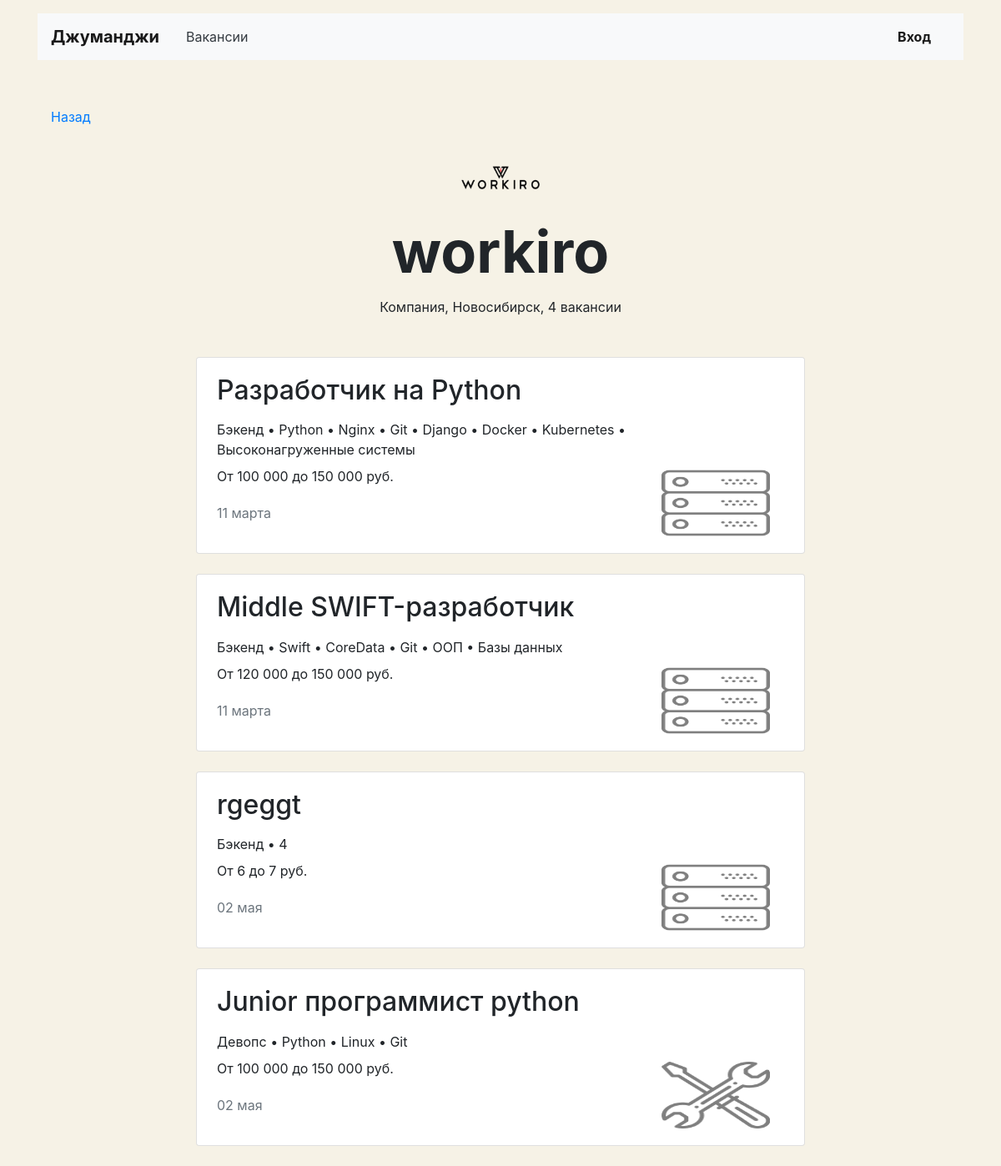
/companies/1/, run on the app's committed database.
### stephunter/models.py (models this page shows, shortened)
class Company(models.Model):
    name = models.CharField(max_length=64)
    location = models.CharField(max_length=64)
    logo = models.ImageField(upload_to=MEDIA_COMPANY_IMAGE_DIR)
    description = models.TextField()
    employee_count = models.IntegerField()
    owner = models.OneToOneField(User, on_delete=models.CASCADE, related_name='user', blank=True, null=True)

class Vacancy(models.Model):
    title = models.CharField(max_length=120)
    specialty = models.ForeignKey(Specialty, on_delete=models.CASCADE, related_name='vacancies')
    company = models.ForeignKey(Company, on_delete=models.CASCADE, related_name='vacancies')
    skills = models.CharField(max_length=120)
    description = models.TextField()
    salary_min = models.IntegerField()
    salary_max = models.IntegerField()
    published_at = models.DateField()

class Specialty(models.Model):
    code = models.CharField(max_length=20)
    title = models.CharField(max_length=20)
    picture = models.ImageField(upload_to=MEDIA_SPECIALITY_IMAGE_DIR)

### stephunter/views/company.py (the view)
# urls.py: path('companies/<int:id>/', CompanyView.as_view(), name='company'),
class CompanyView(View):
    def get(self, request, id):
        try:
            company = Company.objects.annotate(count_vacancies=Count('vacancies')).get(id=id)
            vacancies = Vacancy.objects.filter(company=id)
        except KeyError:
            raise Http404
        return render(request, 'stephunter/company/company.html', context={
            "company": company,
            "vacancies": vacancies,
        })

### stephunter/templatetags/extras.py (called while the page is built)
@register.filter(name='ru_suffix')
def ru_suffix(number, arg):
    nom_sing, gen_sing, gen_plur = arg.split(',')
    if 10 <= number % 100 <= 20:
        return f'{ number } { gen_plur }'
    if number % 10 == 1:
        return f'{ number } { nom_sing }'
    if 2 <= number % 10 <= 4:
        return f'{ number } { gen_sing }'
    return f'{number} {gen_plur}'

@register.filter(name='chg_sep')
def chg_sep(string, sep):
    words = [word.strip() for word in string.split(',')]
    return sep.join(words)

### stephunter/templates/stephunter/company/company.html
{% extends 'stephunter/base.html' %}
{% load humanize %}
{% load extras %}
{% block content %}
  <main class="container mt-3">
    <div class="navbar mt-5">
      <p><a href="{{ request.META.HTTP_REFERER }}">Назад</a></p>
    </div>
    <section>
      <div class="text-center">
        <img src="{{ company.logo.url }}" width="130" height="80" alt="">
      </div>
      <h1 class="h1 text-center mx-auto mt-0 pt-1" style="font-size: 70px;"><strong>{{ company.name }}</strong></h1>
      <p class="text-center pt-1">Компания, {{ company.location }}, {{ company.count_vacancies|ru_suffix:'вакансия,вакансии,вакансий' }}</p>
      <div class="row mt-5">
        <div class="col-12 col-lg-8 offset-lg-2 m-auto">
          {% for vacancy in vacancies %}
          <div class="card mb-4">
            <div class="card-body px-4">
              <div class="row">
                <div class="col-12 col-md-8 col-lg-9" onClick="window.location.href='{% url 'vacancy' vacancy.id %}'">
                  <h2 class="h2 pb-2">{{ vacancy.title }}</h2>
                  <p class="mb-2">{{ vacancy.specialty.title }} • {{ vacancy.skills|chg_sep:" • " }}</p>
                  <p>От {{ vacancy.salary_min|intcomma }} до {{ vacancy.salary_max|intcomma }} руб.</p>
                  <p class="text-muted pt-1">{{ vacancy.published_at|date:"d E" }}</p>
                </div>
                <div class="col-12 col-md-4 col-lg-3 d-flex align-items-end">
                  <img src="{{ vacancy.specialty.picture.url }}" width="130" height="80" alt="">
                </div>
              </div>
            </div>
          </div>
          {% endfor %}
        </div>
      </div>
    </section>
  </main>
{% endblock %}

### stephunter/templates/stephunter/base.html (style rules this page uses)
body { background-color: #F6F2E6; }

### data on the page
Company: logo (picture), name "workiro", location "Новосибирск", count_vacancies|ru_suffix "4 вакансии"
Vacancy: title "Разработчик на Python", specialty "Бэкенд", skills|chg_sep "Python • Nginx • Git • Django • Docker • Kubernetes • Высоконагруженные системы", salary_min "100 000", salary_max "150 000", published_at "11 марта", specialty.picture (picture)
Vacancy: title "Middle SWIFT-разработчик", specialty "Бэкенд", skills|chg_sep "Swift • CoreData • Git • ООП • Базы данных", salary_min "120 000", salary_max "150 000", published_at "11 марта", specialty.picture (picture)
Vacancy: title "rgeggt", specialty "Бэкенд", skills|chg_sep "4", salary_min "6", salary_max "7", published_at "02 мая", specialty.picture (picture)
Vacancy: title "Junior программист python", specialty "Девопс", skills|chg_sep "Python • Linux • Git", salary_min "100 000", salary_max "150 000", published_at "02 мая", specialty.picture (picture)
